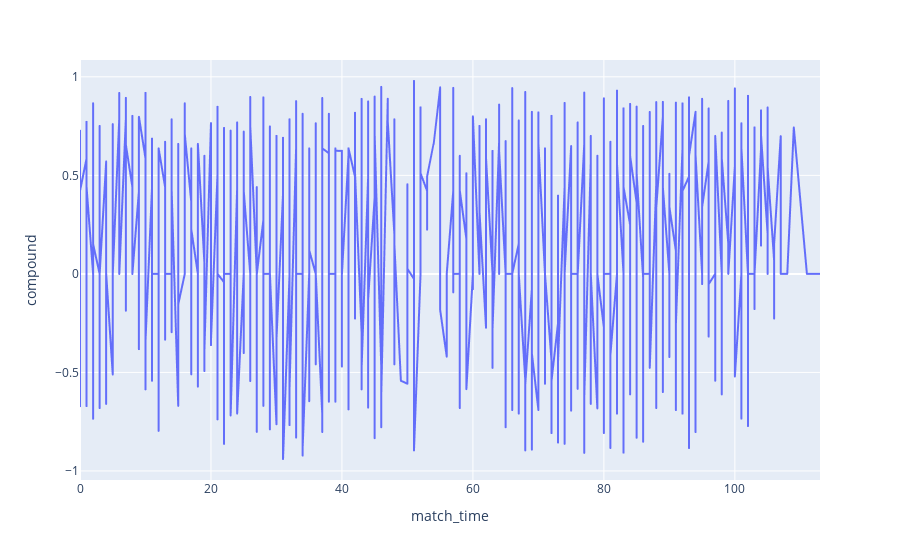

Notebook code for this chart:
### Markdown cell above
In this new dataframe,  you can see that each comment has a "neg", "neu", "pos" and "compound" score. The first three correspond to how negative, neutral, or positive VADER thinks the valence of a comment is; the compound score is a combination of the three ranging from -1 to 1, where higher is more positive and lower is more negative.

To start with, I wanted to look at what the raw comments sentiment looked like over match time. I didn't expect to find much here, as any individual comment taken in isolation doesn't really indicate what the sentiment-trend is at a moment in time, but was interested what I'd see anyway:

### Code cell
import plotly.express as px

fig = px.line(top_level_comments_sentiment, x = 'match_time', y = 'compound')
fig.show()

### Figure 1 — Plotly figure (JSON) as saved in the notebook; plotly's stock layout.template omitted (floating-point values rounded to 4 significant figures; data arrays with more than 128 entries replaced by an {"elided": "..."} marker saying what was removed)
{"data": [{"hovertemplate": "match_time=%{x}<br>compound=%{y}<extra></extra>", "legendgroup": "", "line": {"color": "#636efa", "dash": "solid"}, "mode": "lines", "name": "", "showlegend": false, "type": "scattergl", "x": {"elided": "2051 int values"}, "xaxis": "x", "y": {"elided": "2051 float values"}, "yaxis": "y"}], "layout": {"legend": {"tracegroupgap": 0}, "margin": {"t": 60}, "xaxis": {"anchor": "y", "domain": [0, 1], "title": {"text": "match_time"}}, "yaxis": {"anchor": "x", "domain": [0, 1], "title": {"text": "compound"}}}}
